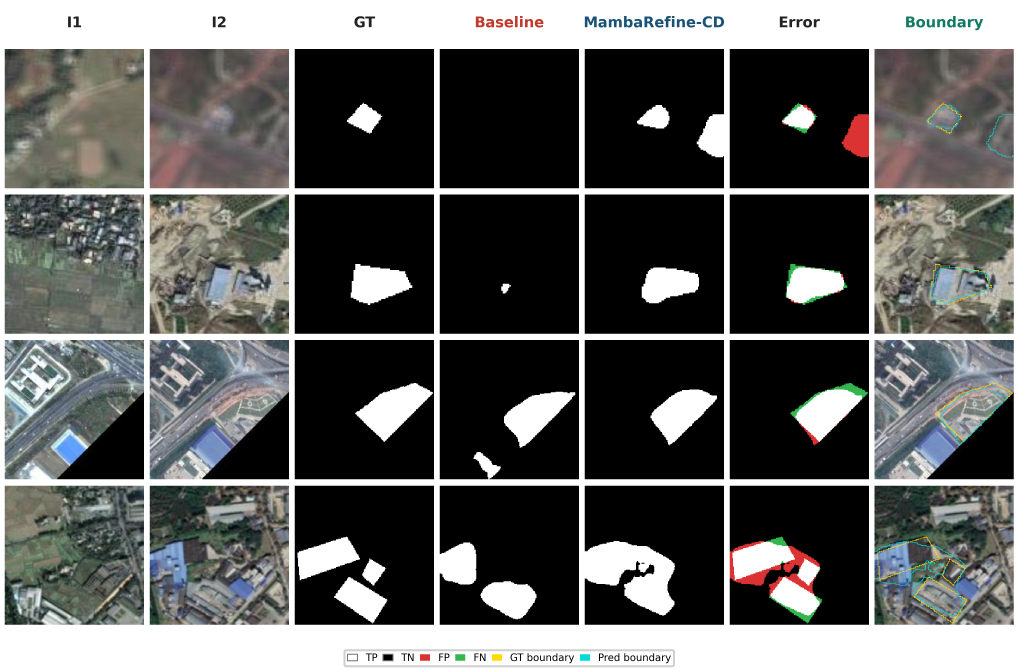
#> input picture figures/qualitative_dsifn_final.png, 4074 x 2680 px (shown at 1/4 size)
$ python regenerate_qualitative_figures_with_large_legend.py
#> lines starting #> are read from the running program, lines starting #| are printed output that depends on the picture
"""Regenerate qualitative result figures with a larger legend.

This script uses the qualitative result images already stored in this
MambaRefine-CD repository. It removes the old compact bottom legend, draws a
larger centered legend, and refreshes both the top-level figures and the Beamer
slide copies.
"""
from __future__ import annotations

from pathlib import Path

from PIL import Image, ImageDraw, ImageFont


REPO = Path(__file__).resolve().parents[1]
FONT_REGULAR = Path("/usr/share/fonts/truetype/dejavu/DejaVuSans.ttf")

LEGEND_ITEMS = [
    ("TP", (255, 255, 255), (120, 120, 120)),
    ("TN", (0, 0, 0), (120, 120, 120)),
    ("FP", (219, 51, 51), None),
    ("FN", (51, 181, 79), None),
    ("GT boundary", (255, 219, 0), None),
    ("Pred boundary", (0, 219, 219), None),
]

FIGURES = [
    {
        "src": REPO / "figures" / "qualitative_dsifn_final.png",
        "outs": [
            REPO / "figures" / "qualitative_dsifn_final.png",
            REPO / "analysis" / "Metropolis_Beamer_Theme" / "figures" / "results" / "qualitative_dsifn_final.png",
        ],
        "pdf": REPO / "figures" / "qualitative_dsifn_final.pdf",
    },
    {
        "src": REPO / "figures" / "qualitative_whu_refined.png",
        "outs": [
            REPO / "figures" / "qualitative_whu_refined.png",
            REPO / "analysis" / "Metropolis_Beamer_Theme" / "figures" / "results" / "qualitative_whucd.png",
        ],
        "pdf": REPO / "figures" / "qualitative_whu_refined.pdf",
    },
]


def _content_row_runs(img: Image.Image, threshold: int = 245, min_fraction: float = 0.01) -> list[tuple[int, int]]:
    """Return vertical runs with enough non-white pixels."""
    rgb = img.convert("RGB")
    width, height = rgb.size
    pixels = rgb.load()
    active: list[bool] = []
    min_count = int(width * min_fraction)
    for y in range(height):
        count = 0
        for x in range(width):
            r, g, b = pixels[x, y]
            if min(r, g, b) < threshold:
                count += 1
        active.append(count > min_count)

    runs: list[tuple[int, int]] = []
    start: int | None = None
    for y, is_active in enumerate(active):
        if is_active and start is None:
            start = y
        elif not is_active and start is not None:
            runs.append((start, y - 1))
            start = None
    if start is not None:
        runs.append((start, height - 1))
    return runs


def _crop_without_old_legend(img: Image.Image) -> Image.Image:
    """Keep the header and result panels, dropping the old legend strip."""
    width, height = img.size
    runs = _content_row_runs(img)
    panel_runs = [run for run in runs if (run[1] - run[0] + 1) > height * 0.08]
    if not panel_runs:
        return img.copy()
    grid_bottom = panel_runs[-1][1]
    crop_bottom = min(height, grid_bottom + max(36, int(height * 0.012)))
    return img.crop((0, 0, width, crop_bottom))


def _text_size(draw: ImageDraw.ImageDraw, text: str, font: ImageFont.ImageFont) -> tuple[int, int]:
    box = draw.textbbox((0, 0), text, font=font)
    return box[2] - box[0], box[3] - box[1]


def _draw_large_legend(width: int) -> Image.Image:
    legend_h = max(150, int(width * 0.052))
    font_size = max(30, int(width * 0.0125))
    patch = max(34, int(font_size * 1.15))
    gap_after_patch = max(12, int(font_size * 0.45))
    item_gap = max(26, int(font_size * 0.95))
    pad_x = max(18, int(font_size * 0.70))
    pad_y = max(12, int(font_size * 0.45))

    font = ImageFont.truetype(str(FONT_REGULAR), font_size)
    legend = Image.new("RGB", (width, legend_h), "white")
    draw = ImageDraw.Draw(legend)

    item_widths: list[int] = []
    max_text_h = 0
    for label, _, _ in LEGEND_ITEMS:
        text_w, text_h = _text_size(draw, label, font)
        max_text_h = max(max_text_h, text_h)
        item_widths.append(patch + gap_after_patch + text_w)

    box_w = sum(item_widths) + item_gap * (len(item_widths) - 1) + 2 * pad_x
    box_h = max(patch, max_text_h) + 2 * pad_y
    x0 = max(8, (width - box_w) // 2)
    y0 = max(8, (legend_h - box_h) // 2)
    x1 = min(width - 8, x0 + box_w)
    y1 = min(legend_h - 8, y0 + box_h)

    draw.rounded_rectangle((x0, y0, x1, y1), radius=8, fill=(255, 255, 255), outline=(198, 198, 198), width=5)

    x = x0 + pad_x
    center_y = (y0 + y1) // 2
    for (label, fill, edge), item_w in zip(LEGEND_ITEMS, item_widths):
        py0 = center_y - patch // 2
        px1 = x + patch
        py1 = py0 + patch
        draw.rectangle((x, py0, px1, py1), fill=fill, outline=edge or fill, width=max(2, font_size // 16))
        text_w, text_h = _text_size(draw, label, font)
        draw.text((px1 + gap_after_patch, center_y - text_h // 2 - 2), label, fill=(20, 20, 20), font=font)
        x += item_w + item_gap

    return legend


def regenerate_one(src: Path, outs: list[Path], pdf: Path | None) -> None:
    img = Image.open(src).convert("RGB")
    body = _crop_without_old_legend(img)
    legend = _draw_large_legend(body.size[0])
    out = Image.new("RGB", (body.size[0], body.size[1] + legend.size[1]), "white")
    out.paste(body, (0, 0))
    out.paste(legend, (0, body.size[1]))

    for path in outs:
        path.parent.mkdir(parents=True, exist_ok=True)
        out.save(path, quality=95)
        print(f"saved {path}")

    if pdf is not None:
        pdf.parent.mkdir(parents=True, exist_ok=True)
        out.save(pdf, "PDF", resolution=300.0)
        print(f"saved {pdf}")


def main() -> None:
    for figure in FIGURES:
        regenerate_one(figure["src"], figure["outs"], figure["pdf"])
#> after the loop in _content_row_runs, `for y in range(height):`: active = 2680 items, first 6: False, False, False, False, False, False
#> after the loop in _content_row_runs, `for y, is_active in enumerate(active):`: runs = [(64, 109), (196, 752), (778, 1334), (1360, 1916), (1943, 2498), (2597, 2604), (2613, 2645), (2661, 2668)]
#> in _crop_without_old_legend, `panel_runs = [run for run in runs if (run[1] - run[0] + 1) > height * ..`: panel_runs = [(196, 752), (778, 1334), (1360, 1916), (1943, 2498)]
#> in _crop_without_old_legend, `grid_bottom = panel_runs[-1][1]`: grid_bottom = 2498
#> in _crop_without_old_legend, `crop_bottom = min(height, grid_bottom + max(36, int(height * 0.012)))`: crop_bottom = 2534
#> in _crop_without_old_legend, `return img.crop((0, 0, width, crop_bottom))`:
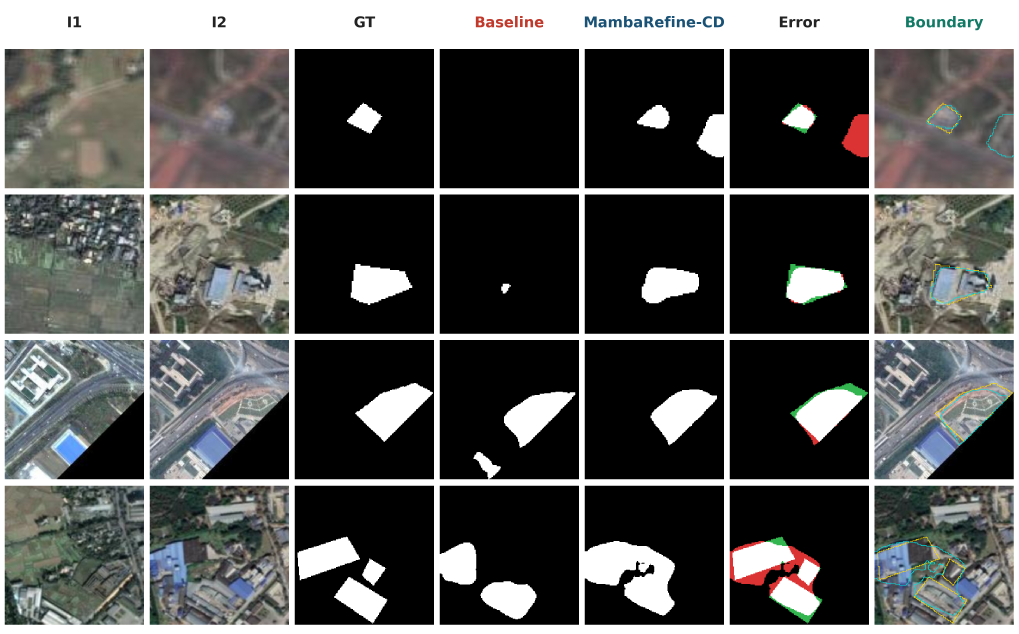
#> returned value: PIL image 4074x2534 RGB (shown at 1/4 size); mean R, G, B 88.9, 89.6, 88.3
#> in _draw_large_legend, `legend = Image.new("RGB", (width, legend_h), "white")`: legend: PIL image 4074x211 RGB; every value is 255
#> the loop in _draw_large_legend, `for label, _, _ in LEGEND_ITEMS:` made 6 passes
#> (text_w, text_h, max_text_h) on passes 1 to 6: (62, 36, 36), (69, 36, 36), (59, 36, 36), (66, 36, 36), (322, 48, 48), (365, 48, 48)
#> after the loop in _draw_large_legend, `for label, _, _ in LEGEND_ITEMS:`: item_widths = [141, 148, 138, 145, 401, 444]
#> in _draw_large_legend, `box_w = sum(item_widths) + item_gap * (len(item_widths) - 1) + 2 * pad_x`: box_w = 1722
#> in _draw_large_legend, `box_h = max(patch, max_text_h) + 2 * pad_y`: box_h = 101
#> in _draw_large_legend, `x0 = max(8, (width - box_w) // 2)`: x0 = 1176
#> in _draw_large_legend, `y0 = max(8, (legend_h - box_h) // 2)`: y0 = 55
#> in _draw_large_legend, `x1 = min(width - 8, x0 + box_w)`: x1 = 2898
#> in _draw_large_legend, `y1 = min(legend_h - 8, y0 + box_h)`: y1 = 156
#> in _draw_large_legend, `x = x0 + pad_x`: x = 1211
#> in _draw_large_legend, `center_y = (y0 + y1) // 2`: center_y = 105
#> the loop in _draw_large_legend, `for (label, fill, edge), item_w in zip(LEGEND_ITEMS, item_widths):` made 6 passes
#> (label, fill, edge, item_w, px1, box in _text_size, text_w, text_h) on passes 1 to 6: ('TP', (255, 255, 255), (120, 120, 120), 141, 1268, (-1, 11, 61, 47), 62, 36), ('TN', (0, 0, 0), (120, 120, 120), 148, 1456, (-1, 11, 68, 47), 69, 36), ('FP', (219, 51, 51), None, 138, 1651, (0, 11, 59, 47), 59, 36), ('FN', (51, 181, 79), None, 145, 1836, (0, 11, 66, 47), 66, 36), ('GT boundary', (255, 219, 0), None, 401, 2028, (0, 9, 322, 57), 322, 48), ('Pred boundary', (0, 219, 219), None, 444, 2476, (0, 9, 365, 57), 365, 48)
#> after the loop in _draw_large_legend, `for (label, fill, edge), item_w in zip(LEGEND_ITEMS, item_widths):`: x = 2910
#> in regenerate_one, `legend = _draw_large_legend(body.size[0])`:
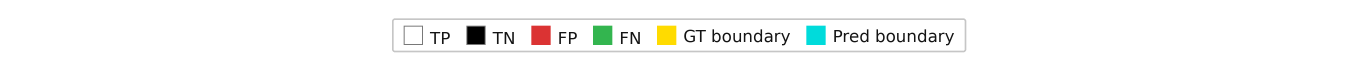
#> legend: PIL image 4074x211 RGB (shown at 1/3 size); mean R, G, B 248.1, 248.7, 247.4
#> in regenerate_one, `out = Image.new("RGB", (body.size[0], body.size[1] + legend.size[1]), ..`: out: PIL image 4074x2745 RGB; every value is 255
#> in regenerate_one, `out.paste(body, (0, 0))`:
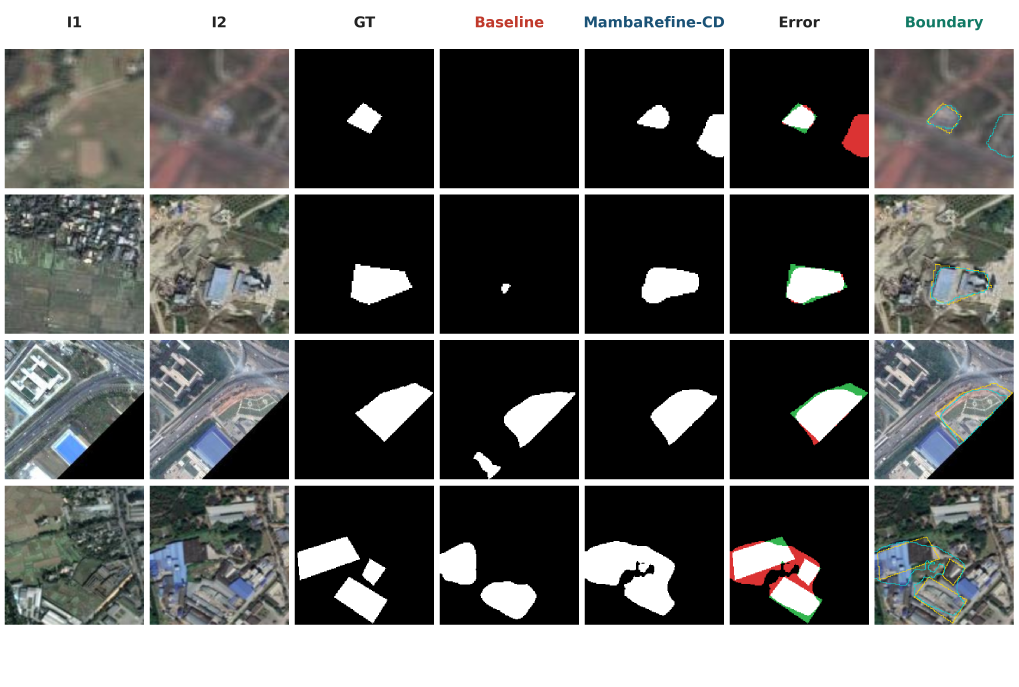
#> out: PIL image 4074x2745 RGB (shown at 1/4 size); mean R, G, B 101.7, 102.3, 101.1
#> pass 2 of the loop in main, `for figure in FIGURES:`:
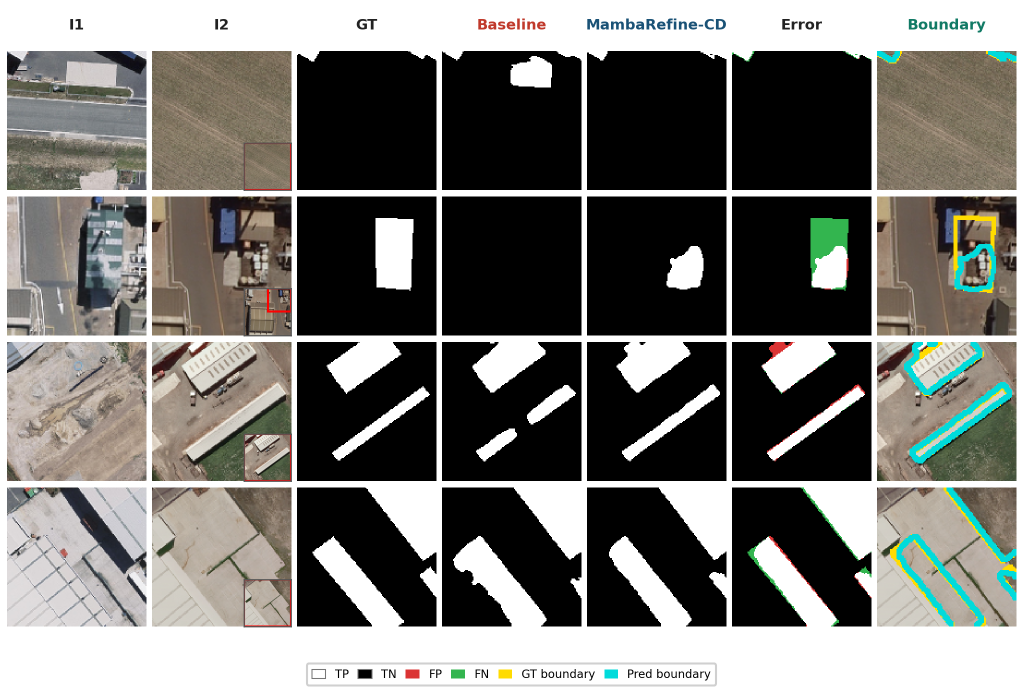
#> input picture figures/qualitative_whu_refined.png, 2046 x 1383 px (shown at 1/2 size)
#> img: PIL image 2046x1383 RGB
#> the loop in _content_row_runs (call 2), `for y, is_active in enumerate(active):` made 1383 passes
#> is_active on passes 1 to 8: False, False, False, False, False, False, False, False
#> in _crop_without_old_legend (call 2), `runs = _content_row_runs(img)`: runs = [(37, 58), (102, 381), (393, 672), (684, 963), (975, 1254), (1325, 1328), (1338, 1357), (1369, 1372)]
#> panel_runs = [(102, 381), (393, 672), (684, 963), (975, 1254)]
#> grid_bottom = 1254
#> crop_bottom = 1290
#> in _crop_without_old_legend (call 2), `return img.crop((0, 0, width, crop_bottom))`:
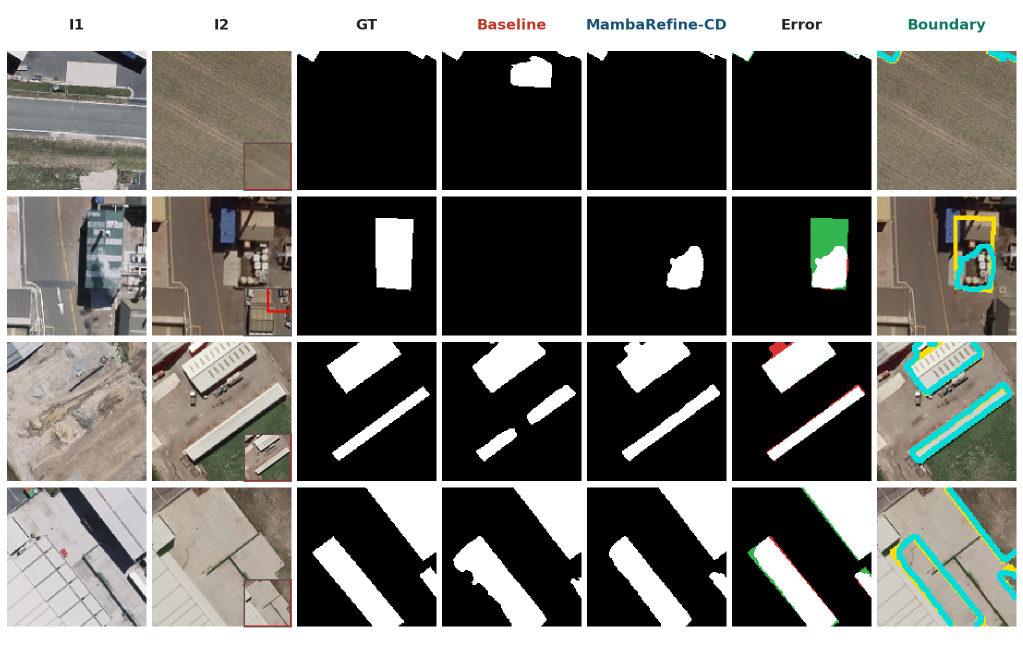
#> returned value: PIL image 2046x1290 RGB (shown at 1/2 size); mean R, G, B 111.2, 110.4, 106.1
#> the loop in _draw_large_legend (call 2), `for label, _, _ in LEGEND_ITEMS:` made 6 passes
#> (text_w, text_h, max_text_h) on passes 1 to 6: (37, 22, 22), (42, 22, 22), (35, 22, 22), (40, 22, 22), (193, 29, 29), (219, 29, 29)
#> the loop in _draw_large_legend (call 2), `for (label, fill, edge), item_w in zip(LEGEND_ITEMS, item_widths):` made 6 passes
#> (label, fill, edge, item_w, px1, box in _text_size, text_w, text_h) on passes 1 to 6: ('TP', (255, 255, 255), (120, 120, 120), 84, 563, (-1, 6, 36, 28), 37, 22), ('TN', (0, 0, 0), (120, 120, 120), 89, 675, (-1, 6, 41, 28), 42, 22), ('FP', (219, 51, 51), None, 82, 792, (0, 6, 35, 28), 35, 22), ('FN', (51, 181, 79), None, 87, 902, (0, 6, 40, 28), 40, 22), ('GT boundary', (255, 219, 0), None, 240, 1017, (0, 5, 193, 34), 193, 29), ('Pred boundary', (0, 219, 219), None, 266, 1285, (0, 5, 219, 34), 219, 29)
#> in regenerate_one (call 2), `out.paste(body, (0, 0))`:
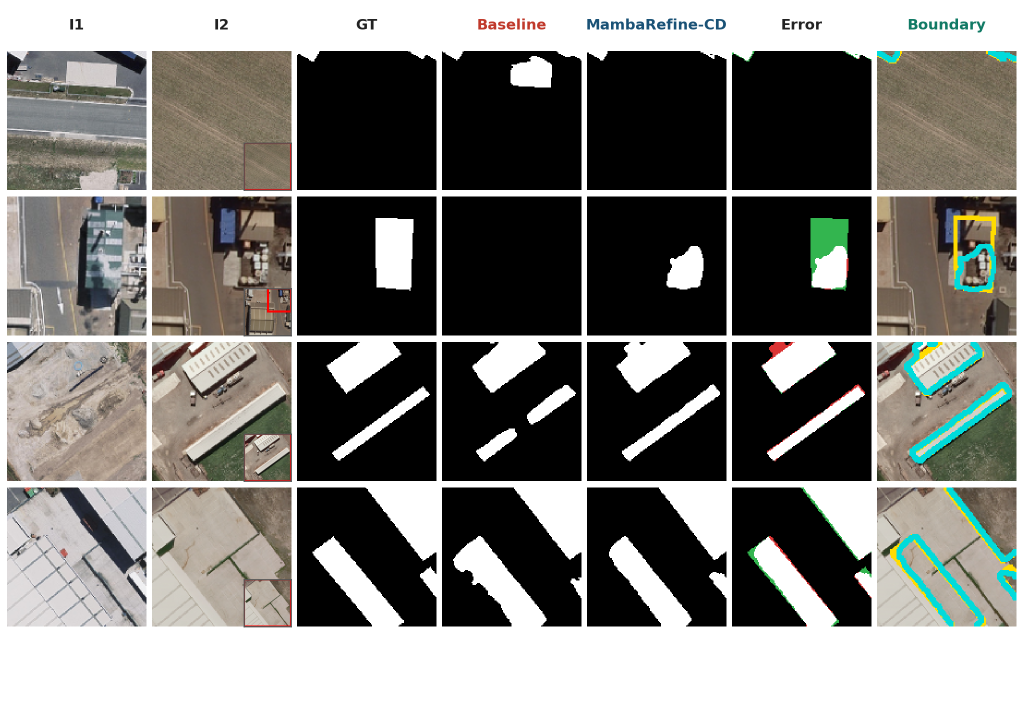
#> out: PIL image 2046x1440 RGB (shown at 1/2 size); mean R, G, B 126.2, 125.5, 121.6


if __name__ == "__main__":
    main()
